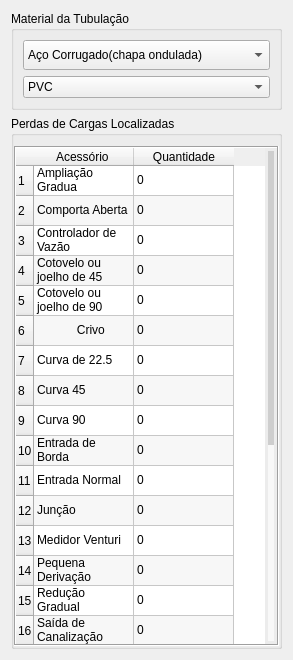
       <widget class="QWidget" name="page_2">
        <layout class="QVBoxLayout" name="verticalLayout_4">
         <item>
          <widget class="QGroupBox" name="groupBox_3">
           <property name="title">
            <string>Material da Tubulação </string>
           </property>
           <layout class="QVBoxLayout" name="verticalLayout_7">
            <item>
             <widget class="QComboBox" name="comboBox_2">
              <property name="minimumSize">
               <size>
                <width>0</width>
                <height>30</height>
               </size>
              </property>
              <property name="styleSheet">
               <string notr="true">
</string>
              </property>
              <item>
               <property name="text">
                <string>Aço Corrugado(chapa ondulada)</string>
               </property>
              </item>
              <item>
               <property name="text">
                <string>Aço Galvanizado</string>
               </property>
              </item>
              <item>
               <property name="text">
                <string>Aço Rebitado novo</string>
               </property>
              </item>
              <item>
               <property name="text">
                <string>Aço Rebitado em uso</string>
               </property>
              </item>
              <item>
               <property name="text">
                <string>Aço soldado novo</string>
               </property>
              </item>
              <item>
               <property name="text">
                <string>Aço Soldado em uso</string>
               </property>
              </item>
              <item>
               <property name="text">
                <string>Aço Soldado com revestimento especial</string>
               </property>
              </item>
              <item>
               <property name="text">
                <string>Chumbo</string>
               </property>
              </item>
              <item>
               <property name="text">
                <string>Cimento Amianto</string>
               </property>
              </item>
              <item>
               <property name="text">
                <string>Cobre</string>
               </property>
              </item>
              <item>
               <property name="text">
                <string>Concreto com acabamento comum</string>
               </property>
              </item>
              <item>
               <property name="text">
                <string>Ferro Fundido novo</string>
               </property>
              </item>
              <item>
               <property name="text">
                <string>Ferro Fundido de 15 a 20 anos de uso</string>
               </property>
              </item>
              <item>
               <property name="text">
                <string>Ferro Fundido Usado</string>
               </property>
              </item>
              <item>
               <property name="text">
                <string>Latão</string>
               </property>
              </item>
              <item>
               <property name="text">
                <string>Ferro Fundido Revestido de Cimento</string>
               </property>
              </item>
              <item>
               <property name="text">
                <string>Manilha Cerâmica vidrada</string>
               </property>
              </item>
              <item>
               <property name="text">
                <string>Plástico</string>
               </property>
              </item>
              <item>
               <property name="text">
                <string>Tijolos em executados</string>
               </property>
              </item>
              <item>
               <property name="text">
                <string>Vidro</string>
               </property>
              </item>
             </widget>
            </item>
            <item>
             <widget class="QComboBox" name="comboBox_4">
              <property name="styleSheet">
               <string notr="true">
</string>
              </property>
              <item>
               <property name="text">
                <string>PVC</string>
               </property>
              </item>
              <item>
               <property name="text">
                <string>Polietileno</string>
               </property>
              </item>
              <item>
               <property name="text">
                <string>Aço galvanizado (novo)</string>
               </property>
              </item>
              <item>
               <property name="text">
                <string>Ferro fundido (novo)</string>
               </property>
              </item>
              <item>
               <property name="text">
                <string>Ferro fundido (velho ou corroído)</string>
               </property>
              </item>
              <item>
               <property name="text">
                <string>Concreto liso</string>
               </property>
              </item>
              <item>
               <property name="text">
                <string>Concreto rugoso</string>
               </property>
              </item>
              <item>
               <property name="text">
                <string>Madeira lisa</string>
               </property>
              </item>
              <item>
               <property name="text">
                <string>Madeira áspera</string>
               </property>
              </item>
              <item>
               <property name="text">
                <string>Amianto-cimento</string>
               </property>
              </item>
              <item>
               <property name="text">
                <string>Tubo de chumbo</string>
               </property>
              </item>
              <item>
               <property name="text">
                <string>Tubo de vidro</string>
               </property>
              </item>
             </widget>
            </item>
           </layout>
          </widget>
         </item>
         <item>
          <widget class="QGroupBox" name="groupBox_2">
           <property name="title">
            <string>Perdas de Cargas Localizadas</string>
           </property>
           <layout class="QVBoxLayout" name="verticalLayout_3">
            <property name="spacing">
             <number>0</number>
            </property>
            <property name="leftMargin">
             <number>0</number>
            </property>
            <property name="topMargin">
             <number>10</number>
            </property>
            <property name="rightMargin">
             <number>0</number>
            </property>
            <property name="bottomMargin">
             <number>0</number>
            </property>
            <item>
             <widget class="QTableWidget" name="tabela_2">
              <property name="sizePolicy">
               <sizepolicy hsizetype="Preferred" vsizetype="Preferred">
                <horstretch>0</horstretch>
                <verstretch>0</verstretch>
               </sizepolicy>
              </property>
              <property name="maximumSize">
               <size>
                <width>16777215</width>
                <height>500</height>
               </size>
              </property>
              <property name="styleSheet">
               <string notr="true">QTableView::header{
	background-color: rgb(227, 227, 227);
border: 1px solid rgb(227, 227, 227)
}

QScrollBar:vertical {
    border: none;
    background: #f0f0f0;
    width: 12px;
    margin: 3px;
}

QScrollBar::handle:vertical {
    background: rgb(206, 206, 206);
    min-height: 20px;
    border-radius: 6px;
}

QScrollBar::add-line:vertical, QScrollBar::sub-line:vertical {
    height: 0px;
    width: 0px;
    background: none;
}

QScrollBar::add-page:vertical, QScrollBar::sub-page:vertical {
    background: rgb(248, 248, 248);
}

QScrollBar:horizontal {
    border: none;
    background: rgb(255, 255, 255);
    height: 12px;
    margin: 3px;
}

QScrollBar::handle:horizontal {
    background: rgb(206, 206, 206) ;
    min-width: 20px;
    border-radius: 6px;
}

QScrollBar::add-line:horizontal, QScrollBar::sub-line:horizontal {
    height: 0px;
    width: 0px;
    background: none;
}

QScrollBar::add-page:horizontal, QScrollBar::sub-page:horizontal {
    background: rgb(248, 248, 248);
}

</string>
              </property>
              <property name="inputMethodHints">
               <set>Qt::InputMethodHint::ImhDigitsOnly</set>
              </property>
              <property name="frameShape">
               <enum>QFrame::Shape::Box</enum>
              </property>
              <property name="frameShadow">
               <enum>QFrame::Shadow::Sunken</enum>
              </property>
              <property name="lineWidth">
               <number>1</number>
              </property>
              <property name="midLineWidth">
               <number>0</number>
              </property>
              <property name="verticalScrollBarPolicy">
               <enum>Qt::ScrollBarPolicy::ScrollBarAsNeeded</enum>
              </property>
              <property name="horizontalScrollBarPolicy">
               <enum>Qt::ScrollBarPolicy::ScrollBarAsNeeded</enum>
              </property>
              <property name="sizeAdjustPolicy">
               <enum>QAbstractScrollArea::SizeAdjustPolicy::AdjustToContents</enum>
              </property>
              <property name="editTriggers">
               <set>QAbstractItemView::EditTrigger::AllEditTriggers</set>
              </property>
              <property name="dragEnabled">
               <bool>true</bool>
              </property>
              <property name="alternatingRowColors">
               <bool>true</bool>
              </property>
              <property name="textElideMode">
               <enum>Qt::TextElideMode::ElideNone</enum>
              </property>
              <property name="rowCount">
               <number>25</number>
              </property>
              <attribute name="horizontalHeaderVisible">
               <bool>true</bool>
              </attribute>
              <attribute name="horizontalHeaderCascadingSectionResizes">
               <bool>true</bool>
              </attribute>
              <attribute name="horizontalHeaderMinimumSectionSize">
               <number>60</number>
              </attribute>
              <attribute name="horizontalHeaderShowSortIndicator" stdset="0">
               <bool>false</bool>
              </attribute>
              <attribute name="horizontalHeaderStretchLastSection">
               <bool>false</bool>
              </attribute>
              <attribute name="verticalHeaderCascadingSectionResizes">
               <bool>false</bool>
              </attribute>
              <row/>
              <row/>
              <row/>
              <row/>
              <row/>
              <row/>
              <row/>
              <row/>
              <row/>
              <row/>
              <row/>
              <row/>
              <row/>
              <row/>
              <row/>
              <row/>
              <row/>
              <row/>
              <row/>
              <row/>
              <row/>
              <row/>
              <row/>
              <row/>
              <row/>
              <column>
               <property name="text">
                <string>Acessório </string>
               </property>
              </column>
              <column>
               <property name="text">
                <string>Quantidade</string>
               </property>
              </column>
              <item row="0" column="0">
               <property name="text">
                <string>Ampliação Gradua</string>
               </property>
              </item>
              <item row="0" column="1">
               <property name="text">
                <string>0</string>
               </property>
              </item>
              <item row="1" column="0">
               <property name="text">
                <string>Comporta Aberta</string>
               </property>
              </item>
              <item row="1" column="1">
               <property name="text">
                <string>0</string>
               </property>
              </item>
              <item row="2" column="0">
               <property name="text">
                <string>Controlador de Vazão</string>
               </property>
              </item>
              <item row="2" column="1">
               <property name="text">
                <string>0</string>
               </property>
              </item>
              <item row="3" column="0">
               <property name="text">
                <string>Cotovelo ou joelho de 45</string>
               </property>
              </item>
              <item row="3" column="1">
               <property name="text">
                <string>0</string>
               </property>
              </item>
              <item row="4" column="0">
               <property name="text">
                <string>Cotovelo ou joelho de 90</string>
               </property>
              </item>
              <item row="4" column="1">
               <property name="text">
                <string>0</string>
               </property>
              </item>
              <item row="5" column="0">
               <property name="text">
                <string>            Crivo</string>
               </property>
              </item>
              <item row="5" column="1">
               <property name="text">
                <string>0</string>
               </property>
              </item>
              <item row="6" column="0">
               <property name="text">
                <string>Curva de 22.5</string>
               </property>
              </item>
              <item row="6" column="1">
               <property name="text">
                <string>0</string>
               </property>
              </item>
              <item row="7" column="0">
               <property name="text">
                <string>Curva 45</string>
               </property>
              </item>
              <item row="7" column="1">
               <property name="text">
                <string>0</string>
               </property>
              </item>
              <item row="8" column="0">
               <property name="text">
                <string>Curva 90</string>
               </property>
              </item>
              <item row="8" column="1">
               <property name="text">
                <string>0</string>
               </property>
              </item>
              <item row="9" column="0">
               <property name="text">
                <string>Entrada de Borda</string>
               </property>
              </item>
              <item row="9" column="1">
               <property name="text">
                <string>0</string>
               </property>
              </item>
              <item row="10" column="0">
               <property name="text">
                <string>Entrada Normal</string>
               </property>
              </item>
              <item row="10" column="1">
               <property name="text">
                <string>0</string>
               </property>
              </item>
              <item row="11" column="0">
               <property name="text">
                <string>Junção</string>
               </property>
              </item>
              <item row="11" column="1">
               <property name="text">
                <string>0</string>
               </property>
              </item>
              <item row="12" column="0">
               <property name="text">
                <string>Medidor Venturi</string>
               </property>
              </item>
              <item row="12" column="1">
               <property name="text">
                <string>0</string>
               </property>
              </item>
              <item row="13" column="0">
               <property name="text">
                <string>Pequena Derivação</string>
               </property>
              </item>
              <item row="13" column="1">
               <property name="text">
                <string>0</string>
               </property>
              </item>
              <item row="14" column="0">
               <property name="text">
                <string>Redução Gradual</string>
               </property>
              </item>
              <item row="14" column="1">
               <property name="text">
                <string>0</string>
               </property>
              </item>
              <item row="15" column="0">
               <property name="text">
                <string>Saída de Canalização</string>
               </property>
              </item>
              <item row="15" column="1">
               <property name="text">
                <string>0</string>
               </property>
              </item>
              <item row="16" column="0">
               <property name="text">
                <string>Tê de Passagem directa</string>
               </property>
              </item>
              <item row="16" column="1">
               <property name="text">
                <string>0</string>
               </property>
              </item>
              <item row="17" column="0">
               <property name="text">
                <string>Tê de saida Bilateral</string>
               </property>
              </item>
              <item row="17" column="1">
               <property name="text">
                <string>0</string>
               </property>
              </item>
              <item row="18" column="0">
               <property name="text">
                <string>Tê de saida de lado</string>
               </property>
              </item>
              <item row="18" column="1">
               <property name="text">
                <string>0</string>
               </property>
              </item>
              <item row="19" column="0">
               <property name="text">
                <string>Válvula Borboleta</string>
               </property>
              </item>
              <item row="19" column="1">
               <property name="text">
                <string>0</string>
               </property>
              </item>
              <item row="20" column="0">
               <property name="text">
                <string>Válvula de ângulo aberta</string>
               </property>
              </item>
              <item row="20" column="1">
               <property name="text">
                <string>0</string>
               </property>
              </item>
              <item row="21" column="0">
               <property name="text">
                <string>Válvula de gaveta aberta</string>
               </property>
              </item>
              <item row="21" column="1">
               <property name="text">
                <string>0</string>
               </property>
              </item>
              <item row="22" column="0">
               <property name="text">
                <string>Válvula de pé</string>
               </property>
              </item>
              <item row="22" column="1">
               <property name="text">
                <string>0</string>
               </property>
              </item>
              <item row="23" column="0">
               <property name="text">
                <string>Válvula de retenção</string>
               </property>
              </item>
              <item row="23" column="1">
               <property name="text">
                <string>0</string>
               </property>
              </item>
              <item row="24" column="0">
               <property name="text">
                <string>Válvula globo aberta</string>
               </property>
              </item>
              <item row="24" column="1">
               <property name="text">
                <string>0</string>
               </property>
              </item>
             </widget>
            </item>
           </layout>
          </widget>
         </item>
        </layout>
       </widget>
